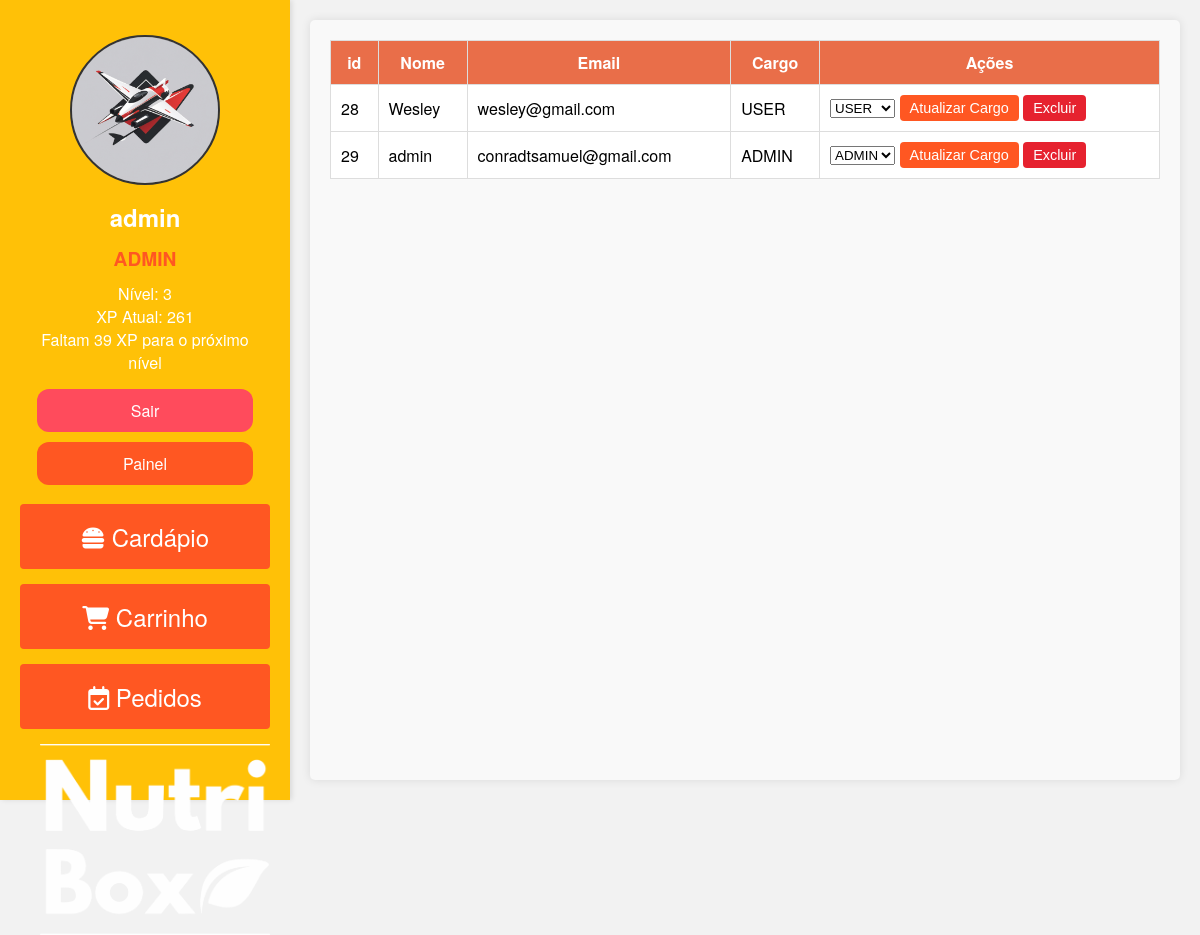
The app's page /painel (signed in) with its own data.
### tables this page shows
CREATE TABLE `tb_user` (
  `id` int(11) NOT NULL,
  `nome` varchar(254) NOT NULL DEFAULT 'admin',
  `img` text DEFAULT NULL,
  `cargo` varchar(12) NOT NULL DEFAULT 'ADMIN',
  `nivel` int(11) DEFAULT 1,
  `xp` int(11) NOT NULL DEFAULT 1,
  `email` varchar(200) NOT NULL DEFAULT 'admin@gmail.com',
  `senha` varchar(255) NOT NULL
);

### classes/Usuario.php (called while the page is built, shortened)
<?php
class Usuario {
    private static function calcularNivel($xp) {
        return floor($xp / 100) + 1;
    }
    private static function calcularProximoNivel($xpAtual) {
        $nivelAtual = self::calcularNivel($xpAtual);
        $xpParaProximoNivel = ($nivelAtual * 100) - $xpAtual;
        return $xpParaProximoNivel;
    }
    public static function obterUsuario($email) {
        try {
            $pdo = MySql::conectar();
            $sql = $pdo->prepare("SELECT * FROM tb_user WHERE email = ?");
            $sql->execute([$email]);
            $usuario = $sql->fetch(PDO::FETCH_ASSOC);
            $usuario['xp_para_proximo_nivel'] = self::calcularProximoNivel($usuario['xp']);
            return $usuario;
        } catch (PDOException $e) {
            error_log("Erro ao obter informações do usuário: " . $e->getMessage());
            return [];
        }
    }
    public static function obterTodosUsuarios() {
        try {
            $pdo = MySql::conectar();
            $sql = $pdo->prepare("SELECT * FROM tb_user");
            $sql->execute();
            return $sql->fetchAll(PDO::FETCH_ASSOC);
        } catch (PDOException $e) {
            error_log("Erro ao obter todos os usuários: " . $e->getMessage());
            return [];
        }
    }
}
?>

### pages/painel.php (the view, shortened to what this page needs)
<?php
$usuarios = Usuario::obterTodosUsuarios();
?>
<div class="container-table">
    <table>
        <thead>
            <tr>
                <th>id</th>
                <th>Nome</th>
                <th>Email</th>
                <th>Cargo</th>
                <th>Ações</th>
            </tr>
        </thead>
        <tbody>
            <?php foreach ($usuarios as $usuario): ?>
                <tr>
                    <td><?php echo htmlspecialchars($usuario['id']); ?></td>
                    <td><?php echo htmlspecialchars($usuario['nome']); ?></td>
                    <td><?php echo htmlspecialchars($usuario['email']); ?></td>
                    <td><?php echo htmlspecialchars($usuario['cargo']); ?></td>
                    <td>
                        <form method="post" style="display:inline-block;">
                            <select name="cargo">
                                <option value="ADMIN" <?php if ($usuario['cargo'] === 'ADMIN') echo 'selected'; ?>>ADMIN</option>
                                <option value="USER" <?php if ($usuario['cargo'] === 'USER') echo 'selected'; ?>>USER</option>
                            </select>
                            <button type="submit" name="update_cargo">Atualizar Cargo</button>
                        </form>
                        <form method="post" style="display:inline-block;">
                            <button type="submit" name="excluir_usuario" onclick="return confirm('Tem certeza que deseja excluir este usuário?');">Excluir</button>
                        </form>
                    </td>
                </tr>
            <?php endforeach; ?>
        </tbody>
    </table>
</div>

### public/style/style.css (style rules this page uses)
* { margin: 0; padding: 0; box-sizing: border-box; }
body { font-family: 'Helvetica Neue', Arial, sans-serif; margin: 0; display: flex; height: 100vh; background-color: #f2f2f2; }
.container-table { overflow-y: scroll; overflow-x: auto; display: flex; flex-direction: column; align-items: center; padding: 20px; margin: 20px; width: 100%; background-color: #f9f9f9; box-shadow: 0 0 10px rgba(0, 0, 0, 0.1); border-radius: 5px; }
.container-table table { width: 100%; border-collapse: collapse; }
.container-table th, .container-table td { border: 1px solid #ddd; padding: 10px; text-align: left; font-size: 1rem; }
.container-table th { background-color: #e96e49; color: white; text-align: center; font-weight: bold; }
.container-table td { background-color: #fff; }
.container-table tr:nth-child(even) { background-color: #f9f9f9; }
.container-table button { padding: 5px 10px; border: none; border-radius: 4px; cursor: pointer; font-size: 0.9rem; transition: background-color 0.3s ease, transform 0.3s ease; }
.container-table button[name="update_cargo"] { background-color: #ff5722; color: white; }
.container-table button[name="excluir_usuario"] { background-color: #e6222f; color: white; }

### records on screen
tb_user: id "28", nome "Wesley", email "wesley@gmail.com", cargo "USER"
tb_user: id "29", nome "admin", email "conradtsamuel@gmail.com", cargo "ADMIN"

### other values on screen
$_SESSION['nome'] "admin"
$_SESSION['cargo'] "ADMIN"
$_SESSION['nivel'] "3"
$_SESSION['xp'] "261"
$usuario['xp_para_proximo_nivel'] "39"
